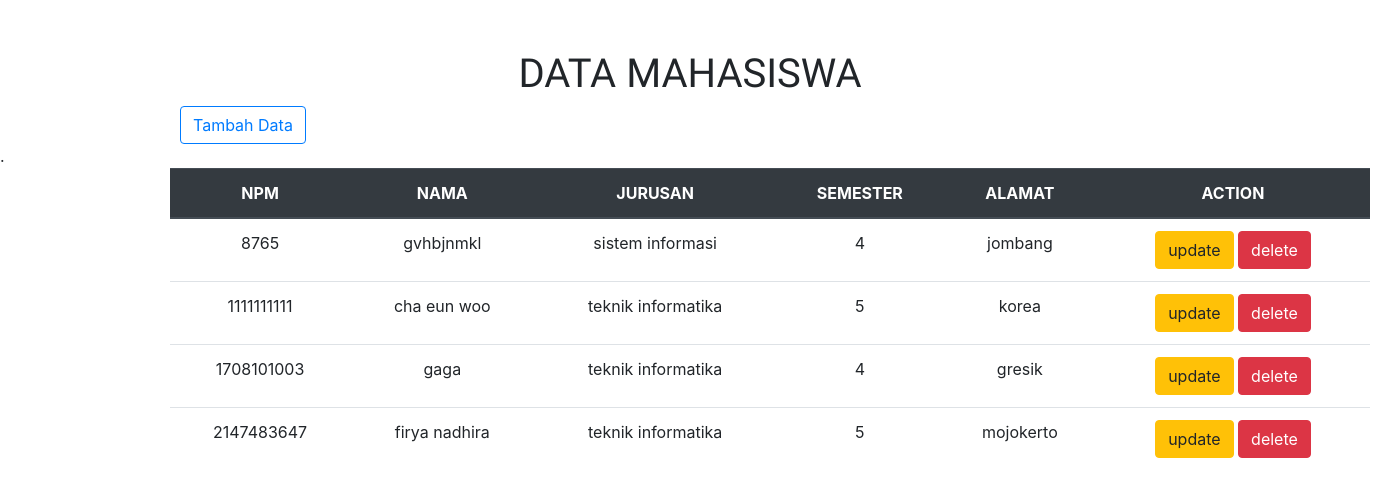
/datamahasiswa.php, run on the app's committed database.
### tables this page shows
CREATE TABLE `mahasiswa` (
  `npm` int(12) NOT NULL,
  `nama` varchar(20) NOT NULL,
  `jurusan` varchar(30) NOT NULL,
  `semester` varchar(10) NOT NULL,
  `alamat` varchar(50) NOT NULL
);

### datamahasiswa.php (the view, shortened to what this page needs)
<?php
  include 'koneksi.php'
?>
<!DOCTYPE html>
<html>
<head>
  <link rel="stylesheet" type="text/css" href="https://cdnjs.cloudflare.com/ajax/libs/twitter-bootstrap/4.3.1/css/bootstrap.min.css">
  <link rel="stylesheet" type="text/css" href="https://stackpath.bootstrapcdn.com/bootstrap/4.3.1/css/bootstrap.min.css">
</head>
<body>
   <h1 style="text-align: center; font-family: 'Patua One', cursive; padding-top: 50px;">DATA MAHASISWA</h1>
   <a href="index.php" class="btn btn-outline-primary" style="margin-left: 180px;">Tambah Data</a>
   <br>.<br>
  <table class="table" style="width: 1200px; text-align: center; margin-left: 170px;">
    <thead class="thead-dark">
      <tr>
        <th>NPM</th>
        <th>NAMA</th>
        <th>JURUSAN</th>
        <th>SEMESTER</th>
        <th>ALAMAT</th>
        <th>ACTION</th>
      </tr>
    </thead>
    <?php
      $mahasiswa="SELECT * FROM mahasiswa";
      $openMahasiswa = mysqli_query($openServer, $mahasiswa);
      while ($row = mysqli_fetch_assoc($openMahasiswa)) {
    ?>
    <tr>
      <td>
        <?php echo $row ['npm']; ?>
      </td>
      <td>
        <?php echo $row ['nama']; ?>
      </td>
      <td>
        <?php echo $row ['jurusan']; ?>
      </td>
      <td>
        <?php echo $row ['semester']; ?>
      </td>
      <td>
        <?php echo $row ['alamat']; ?>
      </td>
      <td>
        <a href="editkaryawan.php?edit=<?php echo $row['npm'] ?>" class=" btn btn-warning "> update </a>
        <a href="?delete=<?php echo $row['npm'] ?> " class="btn btn-danger"> delete </a>
      </td>
    </tr>
    <?php
      }
    ?>
  </table>
</body>
</html>

### data on the page
mahasiswa: npm "8765", nama "gvhbjnmkl", jurusan "sistem informasi", semester "4", alamat "jombang"
mahasiswa: npm "1111111111", nama "cha eun woo", jurusan "teknik informatika", semester "5", alamat "korea"
mahasiswa: npm "1708101003", nama "gaga", jurusan "teknik informatika", semester "4", alamat "gresik"
mahasiswa: npm "2147483647", nama "firya nadhira", jurusan "teknik informatika", semester "5", alamat "mojokerto"
